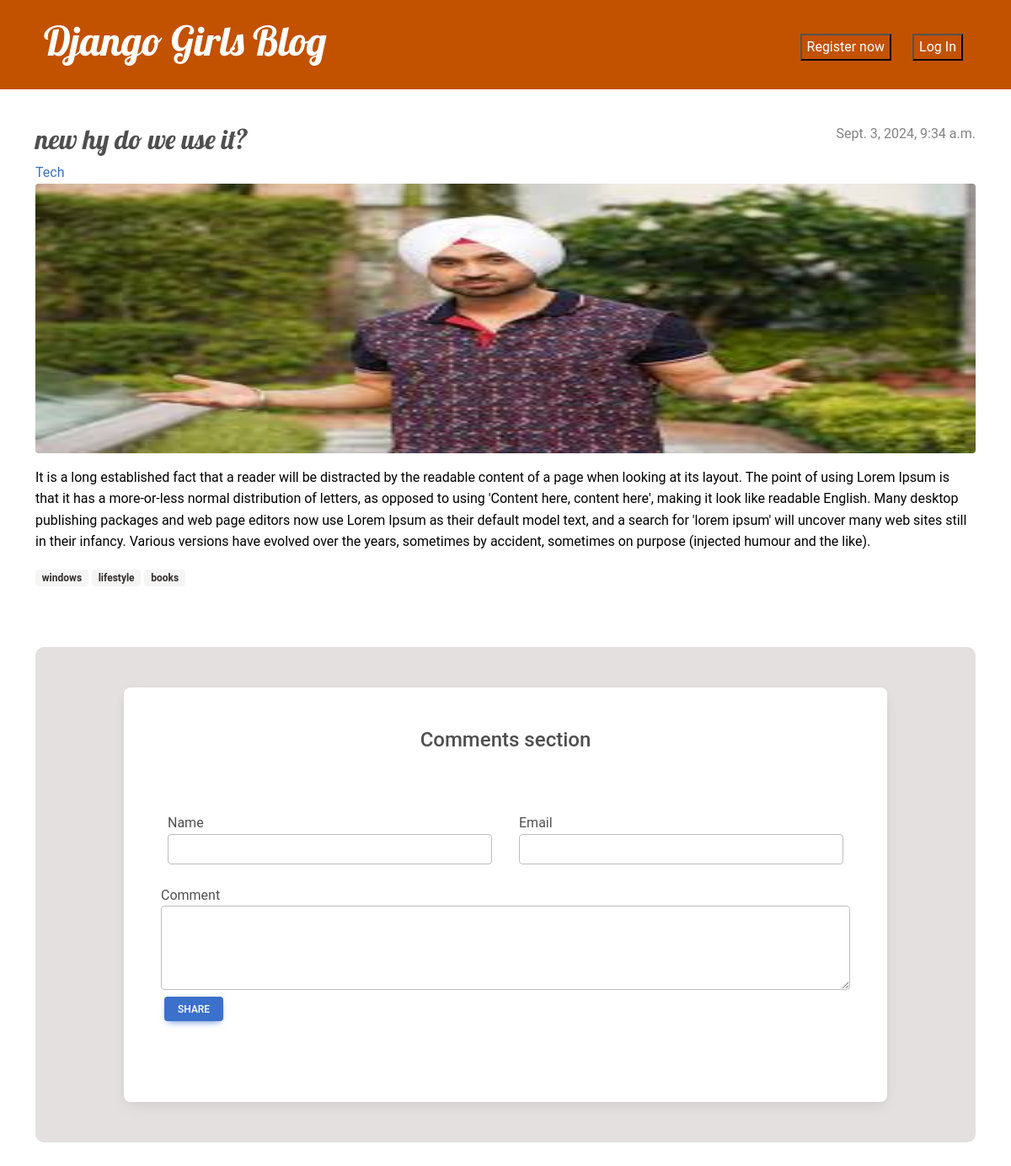
The page /post/new-hy-do-we-use-it/ on the database its author committed.
### blog/models.py (models this page shows, shortened)
class Post(models.Model):
    author = models.ForeignKey(User, on_delete=models.CASCADE)
    title = models.CharField(max_length=200)
    content = CKEditor5Field('Content', config_name='extends',null=True, blank=True)
    category = models.ForeignKey(Category, on_delete=models.CASCADE)
    tags = models.ManyToManyField(Tag)
    slug = models.SlugField(max_length=100, unique=True, blank=True, null=True)
    created_date = models.DateTimeField(auto_now_add=True, null=True)
    published_date = models.DateTimeField(blank=True, null=True)
    thumbnail = models.ImageField(upload_to='Images/thumbnails/',null=True, blank=True)
    main_image = models.ImageField(upload_to='Images/mainimage/', null=True, blank=True)

class Category(models.Model):
    title = models.CharField(max_length=100)
    slug = models.SlugField(max_length=200, unique=True)
    description = models.TextField()

class Tag(models.Model):
    name = models.CharField(max_length=100)
    slug = models.SlugField(max_length=100, unique=True)

### blog/views.py (the view)
# urls.py: path('post/<slug:slug>/', views.commentsection, name='comments'),
def commentsection(request, slug):
    post = get_object_or_404(Post, slug=slug)
    comments = post.comments.all()
    if request.method == 'POST':
        if 'comment_submit' in request.POST:
            comment_form = CommentForm(request.POST)
            if comment_form.is_valid():
                comment = comment_form.save(commit=False)
                comment.post = post
                comment.save()
                return redirect('post_detail', slug=post.slug)
        elif 'reply_submit' in request.POST:
            reply_form = ReplyForm(request.POST)
            if reply_form.is_valid():
                comment_id = request.POST.get('comment_id')
                comment = get_object_or_404(Comment, pk=comment_id)
                reply = reply_form.save(commit=False)
                reply.comment = comment
                reply.save()
                return redirect('post_detail', slug=post.slug)
    else:
        comment_form = CommentForm()
        reply_form = ReplyForm()
    return render(request, 'blog/post_detail.html', {
        'post': post,
        'comment_form': comment_form,
        'reply_form': reply_form,
        'comments': comments,
    })

### blog/forms.py
class CommentForm(forms.ModelForm):
    class Meta:
        model = Comment
        fields = ('name','email','content')
        widgets = {
            'content': forms.Textarea(attrs={'style': 'width: 100%; height: 100px;'}),
        }
    def __init__(self, *args, **kwargs):
        super().__init__(*args, **kwargs)
        for visible in self.visible_fields():
            if visible.field.required:
                visible.field.widget.attrs['class'] = 'form-control required-cls'
            else:
                visible.field.widget.attrs['class'] = 'form-control'

class ReplyForm(forms.ModelForm):
    class Meta:
        model = Reply
        fields = ('name','email','content')
        widgets = {
            'content': forms.Textarea(attrs={'style': 'width: 100%; height: 100px;'}),
            }
    def __init__(self, *args, **kwargs):
        super().__init__(*args, **kwargs)
        for visible in self.visible_fields():
            if visible.field.required:
                visible.field.widget.attrs['class'] = 'form-control required-cls'
            else:
                visible.field.widget.attrs['class'] = 'form-control'

### blog/templates/blog/post_detail.html (shortened to what this page needs)
{% extends 'blog/base.html' %}
{% load static %}
{% block content %}
<article class="post">
    {% if post.published_date %}
    <time class="date">
        {{ post.published_date }}
    </time>
    {% endif %}
    <h2>{{ post.title }}</h2>
    <a href="{% url 'categoryview' slug=post.category.slug %}" >
        {{ post.category.title }}
    </a>
    <div class="poster-image text-center rounded">
        {% if post.main_image %}
        <img src="{{ post.main_image.url }}" class="img-fluid rounded" />
        {% else %}
        <img src="{% static 'images/default_image.jpg' %}" class="img-fluid" />
        {% endif %}
    </div>
    <p>{{ post.content|safe|linebreaksbr }}</p>
    {% for tag in post.tags.all %}
    <span class="badge badge-light">
        <a href="{% url 'tagview' slug=tag.slug %}" class="text-decoration-none text-dark">
            {{ tag.name }}
        </a>
    </span>
    {% endfor %}
</article>
<section class="gradient-custom">
    <div class="container my-5 py-5">
        <div class="row d-flex justify-content-center">
            <div class="col-md-12 col-lg-11 col-xl-10">
                <div class="card">
                    <div class="card-body p-5">
                        <h4 class="text-center mb-4 pb-2"> Comments section</h4>
                        <div class="panel my-5">
                            <div class="panel-body">
                                <form method="post">
                                    <div class="row">
                                    {% for field in comment_form %}
                                        {% if field.label == 'Comment' %}
                                        <div class="col-12 p-2">
                                            {{ field.label }}
                                            {{ field }}
                                        </div>
                                        {% else %}
                                        <div class="col-6 p-3">
                                            {{ field.label }}
                                            {{ field }}
                                        </div>
                                        {% endif %}
                                    {% endfor %}
                                </div>
                                    <button class="btn btn-sm btn-primary pull-right" type="submit"
                                        name="comment_submit">
                                         Share
                                    </button>
                                </form>
                            </div>
                        </div>
                    </div>
                </div>
            </div>
        </div>
    </div>
</section>
{% endblock %}

### blog/static/css/blog.css (style rules this page uses)
h1, h2, h3 { font-family: 'Lobster', cursive; }
.date { color: #828282; }
.post { margin-bottom: 70px; }
.post > .date, .post > .actions { float: right; }
.poster-image { display: flex; justify-content: center; align-items: center; border-radius: 10px; }
.poster-image img { max-width: 100%; height: auto; border-radius: 5%; }
textarea#id_content { width: 100%; height: 150px; }
.gradient-custom { background: #e4e0e0; border-radius: 10px; align-self: center; }

### blog/templates/blog/base.html (style rules this page uses)
.img-fluid { max-width: -webkit-fill-available; height: 14rem; }

### blog/templates/blog/post_detail.html (style rules this page uses)
.poster-image img { max-width: 100%; height: 20rem; border-radius: 5%; width: -webkit-fill-available; }

### rows shown on the page
Post: published_date "Sept. 3, 2024, 9:34 a.m.", title "new hy do we use it?", category "Tech", main_image (picture), content "It is a long established fact that a reader will be distracted by the readable content of a page when looking at its layout. The point of using Lorem Ipsum is that it has a more-or-less normal distribution of letters, as opposed to using 'Content here, content here', making it look like readable English. Many desktop publishing packages and web page editors now use Lorem Ipsum as their default model text, and a search for 'lorem ipsum' will uncover many web sites still in their infancy. Various versions have evolved over the years, sometimes by accident, sometimes on purpose (injected humour and the like)."
Tag: name "windows"
Tag: name "lifestyle"
Tag: name "books"

### other values the page prints
{{ field.label }} "Name" "Email"
{{ field.label }} "Comment"
